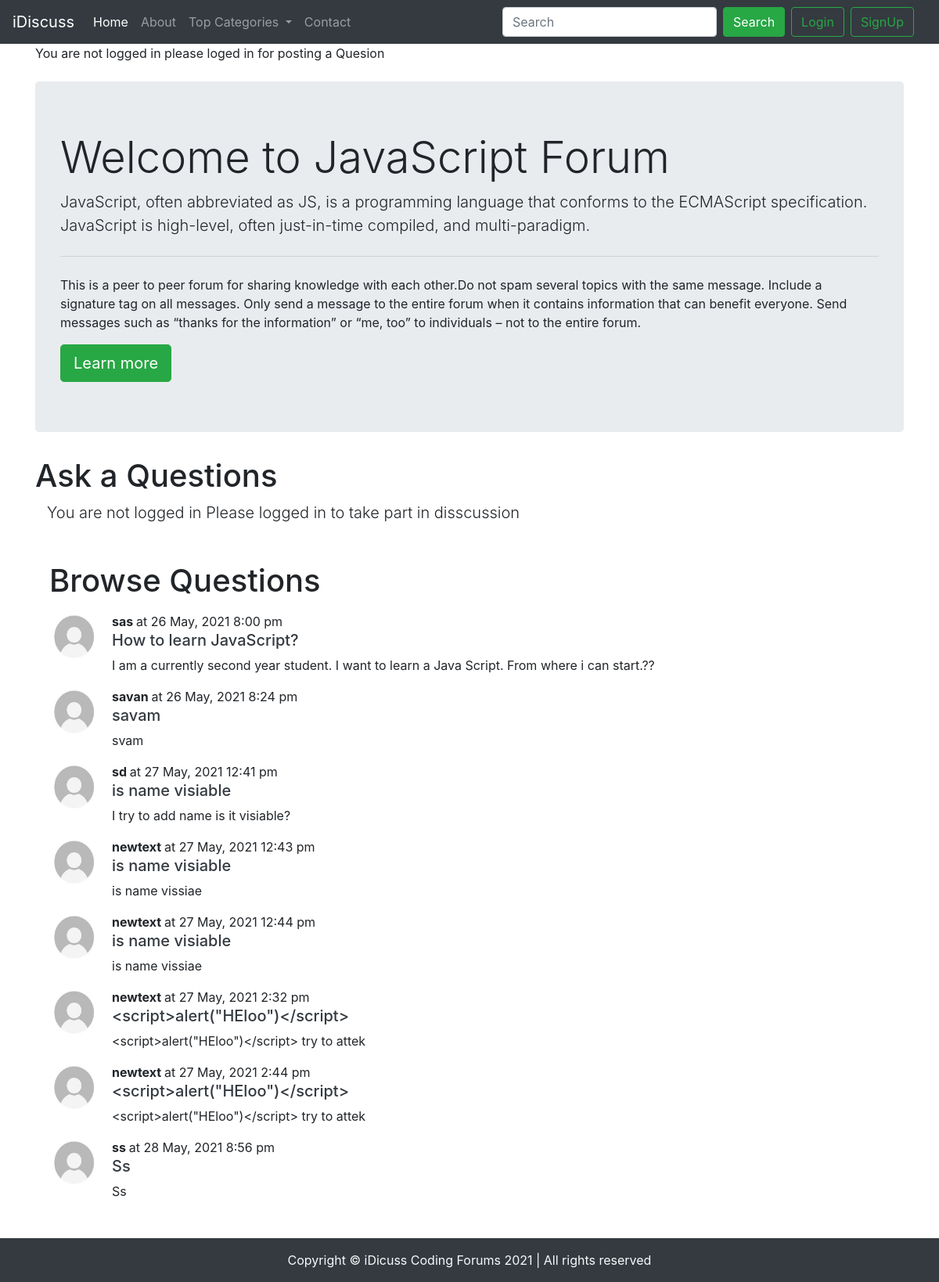
Page /thread list.php?category=2 on the committed database.
### tables this page shows
CREATE TABLE `categories` (
  `category_id` int(11) NOT NULL,
  `category_name` varchar(255) NOT NULL,
  `category_description` varchar(255) NOT NULL,
  `CreatedDate` datetime NOT NULL DEFAULT current_timestamp()
);

CREATE TABLE `threads` (
  `thread_id` int(11) NOT NULL,
  `thread_title` varchar(255) NOT NULL,
  `thread_desc` text NOT NULL,
  `thread_user_id` int(11) NOT NULL,
  `thread_cat_id` int(11) NOT NULL,
  `Added time` datetime NOT NULL DEFAULT current_timestamp()
);

CREATE TABLE `users` (
  `user_id` int(11) NOT NULL,
  `user_name` varchar(50) NOT NULL,
  `user_email` varchar(30) NOT NULL,
  `user_password` varchar(256) NOT NULL,
  `Added Date` datetime NOT NULL DEFAULT current_timestamp()
);

### thread list.php (the view, shortened to what this page needs)
<!doctype html>
<html lang="en">
<head>
    <link rel="stylesheet" href="https://cdn.jsdelivr.net/npm/bootstrap@4.5.3/dist/css/bootstrap.min.css"
>
</head>
<body>
    <?php require './partials/_dbconnect.php' ?>
    <?php require './partials/_header.php' ?>
    <?php
    $id = $_GET['category'];
    $sql = "SELECT * FROM `categories` WHERE `category_id` = $id";
    $result = mysqli_query($conn, $sql);
    while ($row = mysqli_fetch_assoc($result)) {
        $categoryName = $row['category_name'];
        $categotyDesc = $row['category_description'];
    }
    ?>
    <?php
    $method  = $_SERVER['REQUEST_METHOD'];
    if(isset($_SESSION['loggedin']) && $_SESSION['loggedin'] == true    ){
        if($method == 'POST'){
            $th_title = $_POST['problemTitle'];
            $th_desc = $_POST['problemDescription'];
            $userid = $_SESSION['userid'];
            $th_title = str_replace("<","&lt;",$th_title);
            $th_title = str_replace(">","&gt;",$th_title);
            $th_desc = str_replace("<","&lt;",$th_desc);
            $th_desc = str_replace(">","&gt;",$th_desc);
            $sql = "INSERT INTO `threads` (`thread_title`, `thread_desc`, `thread_user_id`, `thread_cat_id`) VALUES ( '$th_title', '$th_desc', '$userid', '$id')";
            $result = mysqli_query($conn,$sql);
            if(!$result){
                die('Error Found: '.mysqli_error($conn));
            }
            $isSucess = true;
            if($isSucess){
                echo '
                <div class="alert alert-success alert-dismissible fade show" role="alert">
                    <strong>Success!</strong> Your thread has been added! Please wait for community to response
                    <button type="button" class="close" data-dismiss="alert" aria-label="Close">
                    <span aria-hidden="true">&times;</span>
                    </button>
                </div>';
            }
        }
    }
    else{
        echo '<p class = "container">You are not logged in please loged in for posting a Quesion</p>' ;
    }
    ?>
    <div class="container my-4 ">
        <div class="jumbotron">
            <h1 class="display-4">Welcome to <?php echo "$categoryName"; ?> Forum</h1>
            <p class="lead"><?php echo "$categotyDesc"; ?></p>
            <hr class="my-4">
            <p>This is a peer to peer forum for sharing knowledge with each other.Do not spam several topics with the
                same message. Include a signature tag on all messages. Only send a message to the entire forum when it
                contains information that can benefit everyone. Send messages such as “thanks for the information” or
                “me, too” to individuals – not to the entire forum.</p>
            <a class="btn btn-success btn-lg" href="#" role="button">Learn more</a>
        </div>
    </div>
    <?php
        if(isset($_SESSION['loggedin']) && $_SESSION['loggedin']=true){
            echo '<div class="container">
                    <h1 class="my-2">Ask a Questions</h1>
                    <form action="' . $_SERVER['REQUEST_URI'] . '" method="POST">
                        <div class="form-group">
                            <label for="ProblemTitle">Problem Title</label>
                            <input type="text" class="form-control" id="problemTitle" aria-describedby="emailHelp"
                                name="problemTitle">
                            <small id="emailHelp" class="form-text text-muted">Keep Your title as short and crisp as
                                possible</small>
                            <div class="form-group">
                                <label for="description">Ellabrate Your Concern</label>
                                <textarea class="form-control" id="description" rows="3" name="problemDescription"></textarea>
                            </div>
                        </div>
                        <button type="submit" class="btn btn-primary">Submit</button>
                    </form>
                </div>';
        }
        else{
            echo '<div class="container">
                    <h1 class="my-2">Ask a Questions</h1>
                    <p class="lead container">You are not logged in Please logged in to take part in disscussion</p>
                </div>';
        }
    ?>
    <div class="container m-5">
        <h1 class="my-2">Browse Questions</h1>
        <?php
        $id = $_GET['category'];
        $sql = "SELECT * FROM `threads` WHERE `thread_cat_id` = $id";
        $result = mysqli_query($conn, $sql);
        while ($row = mysqli_fetch_assoc($result)) {
            $threadTitle = $row['thread_title'];
            $threadDesc = $row['thread_desc'];
            $threadId = $row['thread_id'];
            $userid = $row['thread_user_id'];
            $userNameSql = "SELECT `user_name` FROM `users` WHERE `user_id`=$userid";
            $userResult = mysqli_query($conn ,$userNameSql);
            $userRow = mysqli_fetch_assoc($userResult);
            $username = $userRow['user_name'];
            $commentTime = $row['Added time'];
            $formmetedTime = strtotime($commentTime);
            $Time = date('j F, Y g:i a',$formmetedTime);
            echo '<div class="media my-3">
                    <img src="./Images/user.jpg" class="mr-3" alt="user Image" style="width: 64px; height: 64px;">
                    <div class="media-body">
                    <p class="font-weight-bold my-0">' . $username . ' <span class = "font-weight-normal">at '. $Time . '</span></p>
                      <h5 class="mt-0"> <a href = "./thread.php?threadId='. $threadId .'" class="text-dark">' . $threadTitle . ' </a></h5>
                        ' . $threadDesc . '
                    </div>
                </div>';
        }
        ?>
    </div>
    <?php require './partials/_footer.php' ?>
</body>
</html>

### partials/_header.php (shortened to what this page needs)
<?php
 echo '<nav class="navbar navbar-expand-lg navbar-dark bg-dark">
<a class="navbar-brand" href="/php/Forum Project">iDiscuss</a>
<button class="navbar-toggler" type="button" data-toggle="collapse" data-target="#navbarSupportedContent" aria-controls="navbarSupportedContent" aria-expanded="false" aria-label="Toggle navigation">
  <span class="navbar-toggler-icon"></span>
</button>
<div class="collapse navbar-collapse" id="navbarSupportedContent">
  <ul class="navbar-nav mr-auto">
    <li class="nav-item active">
      <a class="nav-link" href="./index.php">Home <span class="sr-only">(current)</span></a>
    </li>
    <li class="nav-item">
      <a class="nav-link" href="./about.php">About</a>
    </li>
    <li class="nav-item dropdown">
    <a class="nav-link dropdown-toggle" href="#" id="navbarDropdown" role="button" data-toggle="dropdown" aria-haspopup="true" aria-expanded="false">
      Top Categories
      </a>
      <div class="dropdown-menu" aria-labelledby="navbarDropdown">';
      echo '</div>
      </li>
        <li class="nav-item">
          <a class="nav-link" href="./contact.php" >Contact</a>
        </li>
      </ul>
      <div class="row mx-2">
      <form class="form-inline my-2 my-lg-0" action="/php/Forum Project/search.php" method="GET">
        <input class="form-control mr-sm-2" type="search" placeholder="Search" aria-label="Search" name="query">
        <button class="btn btn-success my-2 my-sm-0" type="submit">Search</button>
      </form>';
  if(isset($_SESSION['loggedin']) && $_SESSION['loggedin']=true){
    echo '
          <button class="btn btn-outline-success ml-2">'.$_SESSION['username'].'</button>
          <a href="partials/_logout.php" class="btn btn-outline-success mx-2">Logout</a>';
        }
  else{
    echo '
          <button class="btn btn-outline-success ml-2" data-toggle="modal" data-target="#loginModal">Login</button>
          <button class="btn btn-outline-success mx-2" data-toggle="modal" data-target="#signupModal">SignUp</button>';
  }
  echo '
    </div>
  </div>
</nav>';
?>

### partials/_footer.php
<div class="container-fluid bg-dark text-light">
    <p class="text-center mb-0 py-3 mt-2">
           Copyright &copy; iDicuss Coding Forums 2021 | All rights reserved
    </p>
</div>

### rows in the picture
categories: category_name "JavaScript", category_description "JavaScript, often abbreviated as JS, is a programming language that conforms to the ECMAScript specification. JavaScript is high-level, often just-in-time compiled, and multi-paradigm."
threads: users.user_name "sas", Added time "26 May, 2021 8:00 pm", thread_title "How to learn JavaScript?", thread_desc "I am a currently second year student. I want to learn a Java Script. From where i can start.??"
threads: users.user_name "savan", Added time "26 May, 2021 8:24 pm", thread_title "savam", thread_desc "svam"
threads: users.user_name "sd", Added time "27 May, 2021 12:41 pm", thread_title "is name visiable", thread_desc "I try to add name is it visiable?"
threads: users.user_name "newtext", Added time "27 May, 2021 12:43 pm", thread_title "is name visiable", thread_desc "is name vissiae"
threads: users.user_name "newtext", Added time "27 May, 2021 12:44 pm", thread_title "is name visiable", thread_desc "is name vissiae"
threads: users.user_name "newtext", Added time "27 May, 2021 2:32 pm", thread_title "<script>alert(\"HEloo\")</script>", thread_desc "<script>alert(\"HEloo\")</script> try to attek"
threads: users.user_name "newtext", Added time "27 May, 2021 2:44 pm", thread_title "<script>alert(\"HEloo\")</script>", thread_desc "<script>alert(\"HEloo\")</script> try to attek"
threads: users.user_name "ss", Added time "28 May, 2021 8:56 pm", thread_title "Ss", thread_desc "Ss"
